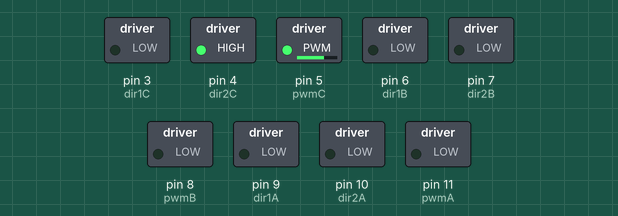
This sketch was run on a simulated Arduino Uno, built with avr-gcc and run on an emulated ATmega328P. Parts: switched loads named in the sketch (green lamp = pin HIGH).

Above: at 0.05 s.
At 1.45 s:
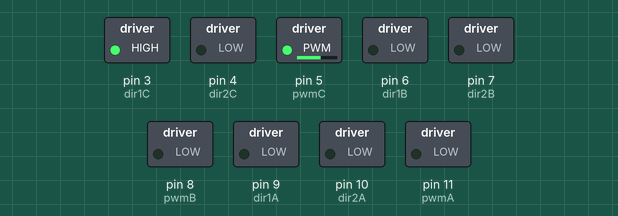
At 2.8 s:
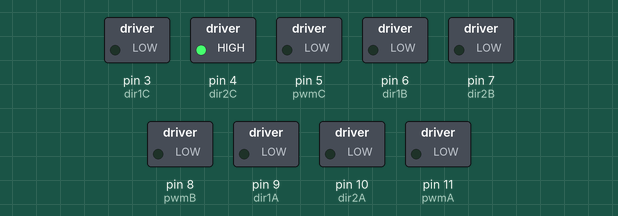
Timing chart, 0 to 6.4 s (numbered marks = the images above):
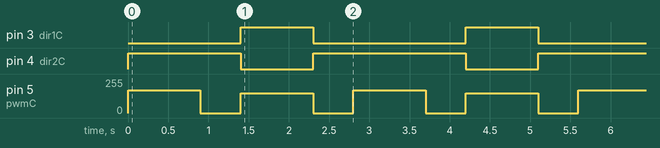

Measured:
- by itself, pin 3 (dir1C): alternates HIGH for 0.90 s and LOW for 1.9 s
- by itself, pin 4 (dir2C): repeats every 2.8 s: LOW 0.90 s, HIGH 1.9 s
- by itself, pin 5 (pwmC): repeats every 2.8 s: 0/255 0.50 s, 150/255 0.90 s, 0/255 0.50 s, 170/255 0.90 s

The sketch:

cek_ems_3_lur.ino
```cpp
#define dir1A   9
#define dir2A   10
#define pwmA    11

#define dir1B   6
#define dir2B   7
#define pwmB    8

#define dir1C   3
#define dir2C   4
#define pwmC    5


void setup() {
  pinMode(pwmA, OUTPUT);
  pinMode(pwmB, OUTPUT);
  pinMode(pwmC, OUTPUT);

  pinMode(dir1A, OUTPUT);
  pinMode(dir1B, OUTPUT);
  pinMode(dir1C, OUTPUT);

  pinMode(dir2A, OUTPUT);
  pinMode(dir2B, OUTPUT);
  pinMode(dir2C, OUTPUT);
}

void loop() {
  // put your main code here, to run repeatedly:
//  for (int i=50; i <= 255; i++){
//      setMotor(i,i);
//      delay(50);
//  }
//  for (int i=255; i >= 50; i--){
//      setMotor(i,i);
//      delay(50);
//  }
//  for (int i=50; i <= 255; i++){
//      setMotor(-i,-i);
//      delay(50);
//  }
//   for (int i=255; i >= 50; i--){
//      setMotor(-i,-i);
//      delay(50);
//  }
  setSteering(170);
  delay(900);
  setSteering(0);
  delay(500);
  setSteering(-150);
  delay(900);
  setSteering(0);
  delay(500);

}

void setMotor(float L, float R) {
  if (L >= 0) {
    digitalWrite(dir1A, 0);
    digitalWrite(dir2A, 1);
    analogWrite(pwmA, L);
  } else {
    digitalWrite(dir1A, 1);
    digitalWrite(dir2A, 0);
    analogWrite(pwmA, -1*L);
  }
  if (R >= 0) {
    digitalWrite(dir1B, 0);
    digitalWrite(dir2B, 1);
    analogWrite(pwmB, R);
  } else {
    digitalWrite(dir1B, 1);
    digitalWrite(dir2B, 0);

    analogWrite(pwmB, -1*R);
  }
}
void setSteering(float L) {
  if (L >= 0) {
    digitalWrite(dir1C, 0);
    digitalWrite(dir2C, 1);
    analogWrite(pwmC, L);
  } else {
    digitalWrite(dir1C, 1);
    digitalWrite(dir2C, 0);
    analogWrite(pwmC, -1*L);
  }
}
```
